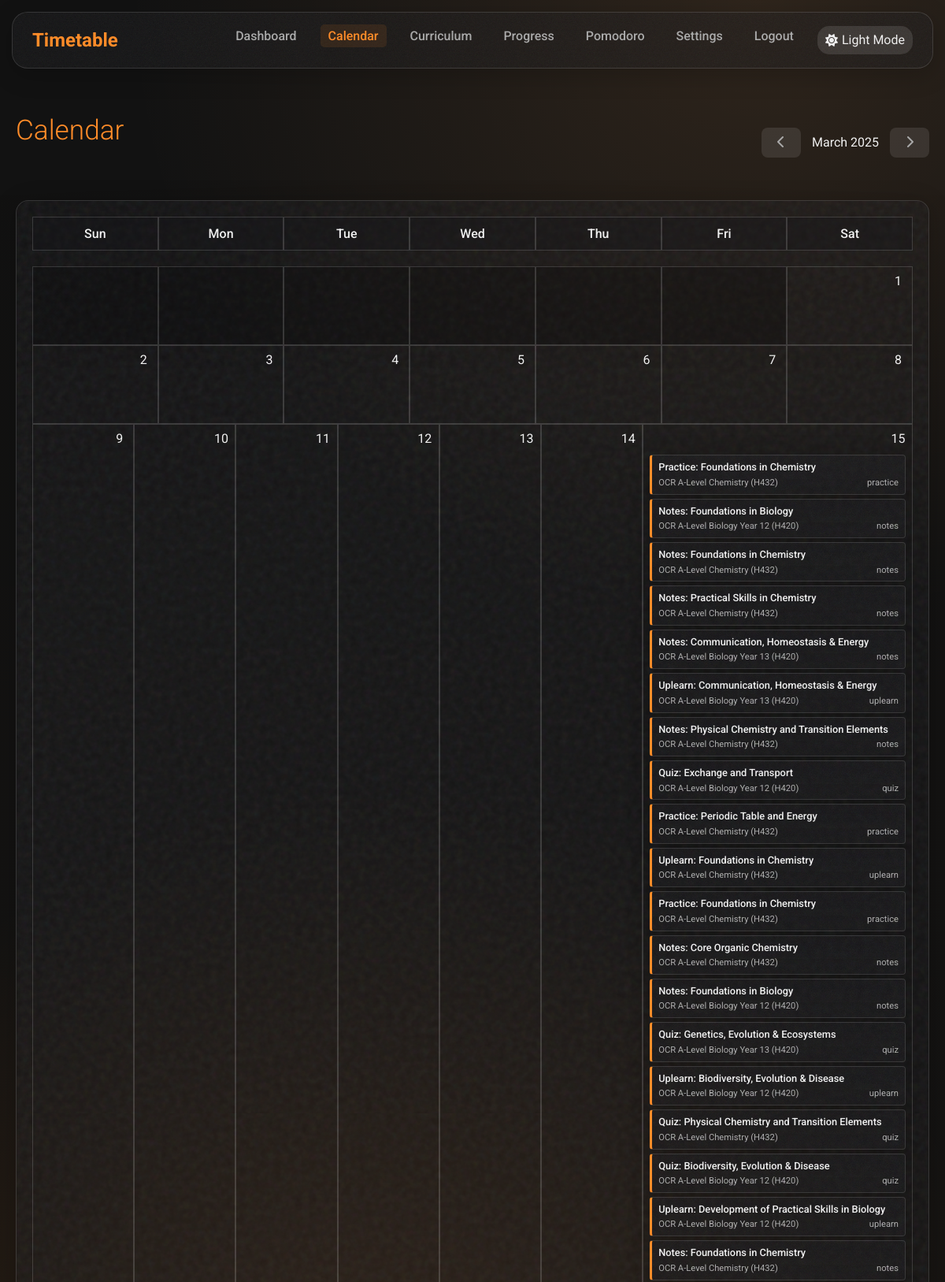
The app's page /calendar (signed in, upper part) with its own data.
### app/models/user.py (models this page shows, shortened)
class User(db.Model, UserMixin):
    __tablename__ = 'users'
    id = db.Column(db.Integer, primary_key=True)
    username = db.Column(db.String(50), unique=True, nullable=False)
    password_hash = db.Column(db.String(128), nullable=False)
    email = db.Column(db.String(100), unique=False, nullable=True)
    created_at = db.Column(db.DateTime, default=datetime.utcnow)
    last_login = db.Column(db.DateTime, nullable=True)
    study_hours_per_day = db.Column(db.Float, default=2.0)
    weekend_study_hours = db.Column(db.Float, default=3.0)
    dark_mode = db.Column(db.Boolean, default=False)
    task_type_preferences = db.relationship('TaskTypePreference', backref='user', lazy=True, cascade='all, delete-orphan')
    tasks = db.relationship('Task', back_populates='assigned_user', lazy=True, cascade='all, delete-orphan')
    subtopic_confidences = db.relationship('SubtopicConfidence', back_populates='user', lazy=True, cascade='all, delete-orphan')
    topic_confidences = db.relationship('TopicConfidence', back_populates='user', lazy=True, cascade='all, delete-orphan')

### app/models/task.py (models this page shows, shortened)
class Task(db.Model):
    __tablename__ = 'tasks'
    id = db.Column(db.Integer, primary_key=True)
    user_id = db.Column(db.Integer, db.ForeignKey('users.id'), nullable=False)
    subject_id = db.Column(db.Integer, db.ForeignKey('subjects.id'), nullable=False)
    topic_id = db.Column(db.Integer, db.ForeignKey('topics.id'), nullable=True)
    task_type_id = db.Column(db.Integer, db.ForeignKey('task_types.id'), nullable=False)
    title = db.Column(db.String(255), nullable=False)
    description = db.Column(db.Text, nullable=True)
    total_duration = db.Column(db.Integer, default=30)  # Duration in minutes
    created_at = db.Column(db.DateTime, default=datetime.utcnow)
    due_date = db.Column(db.Date, nullable=True)
    completed_at = db.Column(db.DateTime, nullable=True)
    skipped_at = db.Column(db.DateTime, nullable=True)
    subject = db.relationship('Subject', back_populates='tasks')
    topic = db.relationship('Topic', backref=db.backref('tasks', lazy=True))
    subtopics = db.relationship('TaskSubtopic', backref='task', lazy=True, cascade='all, delete-orphan')
    assigned_user = db.relationship('User', back_populates='tasks')

class TaskType(db.Model):
    __tablename__ = 'task_types'
    id = db.Column(db.Integer, primary_key=True)
    name = db.Column(db.String(50), nullable=False, unique=True)
    description = db.Column(db.Text, nullable=True)
    preferences = db.relationship('TaskTypePreference', backref='task_type', lazy=True, cascade='all, delete-orphan')
    tasks = db.relationship('Task', backref='task_type', lazy=True)

### app/models/curriculum.py (models this page shows, shortened)
class Subject(db.Model):
    __tablename__ = 'subjects'
    id = db.Column(db.Integer, primary_key=True)
    title = db.Column(db.String(255), nullable=False)
    description = db.Column(db.Text, nullable=True)
    value = db.Column(db.Integer, default=1)  # Used in the curriculum hierarchy
    is_user_created = db.Column(db.Boolean, default=False)
    created_by_user_id = db.Column(db.Integer, db.ForeignKey('users.id'), nullable=True)
    topics = db.relationship('Topic', back_populates='subject', lazy=True, cascade='all, delete-orphan')
    tasks = db.relationship('Task', back_populates='subject', lazy=True)

### app/routes/main.py (the view)
@main_bp.route('/calendar')
@login_required
def calendar():
    now = datetime.utcnow()
    start_date = datetime(now.year, now.month, 1).date()
    if now.month == 12:
        end_date = datetime(now.year + 1, 1, 1).date() - timedelta(days=1)
    else:
        end_date = datetime(now.year, now.month + 1, 1).date() - timedelta(days=1)
    tasks = Task.query.filter(
        Task.user_id == current_user.id,
        Task.due_date.between(start_date, end_date)
    ).all()
    calendar_data = {}
    for task in tasks:
        date_str = task.due_date.strftime('%Y-%m-%d')
        if date_str not in calendar_data:
            calendar_data[date_str] = []
        calendar_data[date_str].append(task)
    return render_template('main/calendar.html',
                           calendar_data=calendar_data,
                           current_date=now.date(),
                           timedelta=timedelta)

### app/models/user.py (called while the page is built)
@login_manager.user_loader
def load_user(user_id):
    return User.query.get(int(user_id))

### app/templates/main/calendar.html (shortened to what this page needs)
{% extends "base.html" %}
{% block content %}
<div class="d-flex justify-between items-center mb-3">
    <h1 class="page-title">Calendar</h1>
    <div>
        <button class="btn btn-secondary">
            <i class="fas fa-chevron-left"></i>
        </button>
        <span class="mx-2">{{ current_date.strftime('%B %Y') }}</span>
        <button class="btn btn-secondary">
            <i class="fas fa-chevron-right"></i>
        </button>
    </div>
</div>
<div class="glass-card">
    <div class="calendar-header d-flex mb-2">
        <div class="calendar-cell text-center">Sun</div>
        <div class="calendar-cell text-center">Mon</div>
        <div class="calendar-cell text-center">Tue</div>
        <div class="calendar-cell text-center">Wed</div>
        <div class="calendar-cell text-center">Thu</div>
        <div class="calendar-cell text-center">Fri</div>
        <div class="calendar-cell text-center">Sat</div>
    </div>
    <div class="calendar-grid">
        {% set first_day = current_date.replace(day=1) %}
        {% set last_day = (first_day.replace(month=first_day.month+1 if first_day.month < 12 else 1, year=first_day.year if first_day.month < 12 else first_day.year+1) - timedelta(days=1)).day %}
        {% set first_weekday = first_day.weekday() %}
        {% set first_sunday = (first_weekday + 1) % 7 %}
        {% set weeks = ((last_day + first_sunday - 1) // 7) + 1 %}
        {% for week in range(weeks) %}
            <div class="calendar-row d-flex">
                {% for day_offset in range(7) %}
                    {% set day_num = (week * 7 + day_offset) - first_sunday + 1 %}
                    {% set is_current_month = day_num > 0 and day_num <= last_day %}
                    {% set date_str = current_date.replace(day=day_num).strftime('%Y-%m-%d') if is_current_month else '' %}
                    {% set is_current_day = is_current_month and current_date.day == day_num %}
                    <div class="calendar-cell {% if not is_current_month %}calendar-other-month{% endif %} {% if is_current_day %}calendar-current-day{% endif %}">
                        {% if is_current_month %}
                            <div class="calendar-date">{{ day_num }}</div>
                            {% if date_str in calendar_data %}
                                <div class="calendar-events">
                                    {% for task in calendar_data[date_str] %}
                                        <div class="calendar-event glass-card" style="--event-color: var(--accent-color);">
                                            <div class="calendar-event-title">{{ task.title }}</div>
                                            <div class="calendar-event-meta">
                                                <span>{{ task.subject.title }}</span>
                                                <span>{{ task.task_type.name }}</span>
                                            </div>
                                        </div>
                                    {% endfor %}
                                </div>
                            {% endif %}
                        {% endif %}
                    </div>
                {% endfor %}
            </div>
        {% endfor %}
    </div>
</div>
{% endblock %}

### app/templates/base.html (shortened to what this page needs)
<!DOCTYPE html>
<html lang="en" data-theme="{{ 'dark' if current_user.is_authenticated and current_user.dark_mode else 'light' }}">
<head>
    <link rel="stylesheet" href="{{ url_for('static', filename='css/style.css') }}">
    <link rel="stylesheet" href="{{ url_for('static', filename='css/animations.css') }}">
    <link rel="stylesheet" href="https://cdnjs.cloudflare.com/ajax/libs/font-awesome/6.4.0/css/all.min.css">
</head>
<body>
<header>
        <nav class="navbar glass-noise">
            <a href="{{ url_for('main.index') }}" class="navbar-brand">Timetable</a>
            <ul class="navbar-nav" id="navbar-nav">
                {% if current_user.is_authenticated %}
                <li><a href="{{ url_for('main.index') }}" class="nav-link {{ 'active' if request.endpoint == 'main.index' }}">Dashboard</a></li>
                <li><a href="{{ url_for('main.calendar') }}" class="nav-link {{ 'active' if request.endpoint == 'main.calendar' }}">Calendar</a></li>
                <li><a href="{{ url_for('main.curriculum') }}" class="nav-link {{ 'active' if request.endpoint == 'main.curriculum' }}">Curriculum</a></li>
                <li><a href="{{ url_for('main.progress') }}" class="nav-link {{ 'active' if request.endpoint == 'main.progress' }}">Progress</a></li>
                <li><a href="{{ url_for('main.pomodoro') }}" class="nav-link {{ 'active' if request.endpoint == 'main.pomodoro' }}">Pomodoro</a></li>
                <li><a href="{{ url_for('main.settings') }}" class="nav-link {{ 'active' if request.endpoint == 'main.settings' }}">Settings</a></li>
                <li><a href="{{ url_for('auth.logout') }}" class="nav-link">Logout</a></li>
                <li>
                    <div class="dark-mode-toggle glass-noise" id="dark-mode-toggle">
                        <i class="fas {{ 'fa-sun' if current_user.dark_mode else 'fa-moon' }}"></i>
                        <span>{{ 'Light Mode' if current_user.dark_mode else 'Dark Mode' }}</span>
                    </div>
                </li>
                {% else %}
                <li><a href="{{ url_for('auth.login') }}" class="nav-link {{ 'active' if request.endpoint == 'auth.login' }}">Login</a></li>
                <li><a href="{{ url_for('auth.register') }}" class="nav-link {{ 'active' if request.endpoint == 'auth.register' }}">Register</a></li>
                {% endif %}
            </ul>
        </nav>
    </header>
    <main class="container">
        {% block content %}{% endblock %}
    </main>
</body>
</html>

### app/static/css/animations.css (style rules this page uses)
:root { --transition-speed: 0.3s; --transition-function: cubic-bezier(0.4, 0, 0.2, 1); --animation-duration: 0.6s; }
.slide-up { animation: slideUp var(--animation-duration) var(--transition-function); }
.hover-lift { transition: transform var(--transition-speed) var(--transition-function), box-shadow var(--transition-speed) var(--transition-function); }
.btn { position: relative; overflow: hidden; }
.btn::after { content: ''; position: absolute; top: 50%; left: 50%; width: 5px; height: 5px; background: rgba(255, 255, 255, 0.5); opacity: 0; border-radius: 100%; transform: scale(1, 1) translate(-50%, -50%); transform-origin: 50% 50%; }
.animated-bg { position: relative; overflow: hidden; }
.animated-bg::before { content: ""; position: absolute; top: -50%; left: -50%; width: 200%; height: 200%; background: radial-gradient( circle at center, rgba(var(--accent-color-rgb), 0.1) 0%, rgba(var(--accent-color-rgb), 0) 50% ); animation: rotateBg 30s linear infinite; z-index: -1; }
.navbar { animation: float 6s ease-in-out infinite; }
.glass-noise { position: relative; }
.glass-noise::before { content: ''; position: absolute; top: 0; left: 0; right: 0; bottom: 0; opacity: 0.03; pointer-events: none; z-index: 1; border-radius: inherit; }
[data-theme="dark"] .glass-noise::before { opacity: 0.05; }

### app/templates/main/calendar.html (style rules this page uses)
.calendar-cell { flex: 1; min-height: 100px; border: 1px solid var(--border-color); padding: 8px; position: relative; }
.calendar-header .calendar-cell { min-height: auto; padding: 8px; font-weight: 500; background-color: var(--bg-secondary); }
.calendar-date { position: absolute; top: 5px; right: 5px; width: 25px; height: 25px; display: flex; align-items: center; justify-content: center; border-radius: 50%; }
.calendar-other-month { background-color: rgba(0, 0, 0, 0.02); color: var(--text-secondary); }
[data-theme="dark"] .calendar-other-month { background-color: rgba(0, 0, 0, 0.2); }
.calendar-events { margin-top: 30px; display: flex; flex-direction: column; gap: 5px; }
.calendar-event { padding: 5px 8px; border-radius: 4px; font-size: 0.8rem; border-left: 3px solid var(--event-color, var(--accent-color)); }
.calendar-event-title { font-weight: 500; white-space: nowrap; overflow: hidden; text-overflow: ellipsis; }
.calendar-event-meta { display: flex; justify-content: space-between; font-size: 0.7rem; color: var(--text-secondary); }
.mx-2 { margin: 0 10px; }

### records on screen
User: dark_mode "Light Mode"
Task: title "Practice: Foundations in Chemistry", subject "OCR A-Level Chemistry (H432)", task_type.name "practice"
Task: title "Notes: Foundations in Biology", subject "OCR A-Level Biology Year 12 (H420)", task_type.name "notes"
Task: title "Notes: Foundations in Chemistry", subject "OCR A-Level Chemistry (H432)", task_type.name "notes"
Task: title "Notes: Practical Skills in Chemistry", subject "OCR A-Level Chemistry (H432)", task_type.name "notes"
Task: title "Notes: Communication, Homeostasis & Energy", subject "OCR A-Level Biology Year 13 (H420)", task_type.name "notes"
Task: title "Uplearn: Communication, Homeostasis & Energy", subject "OCR A-Level Biology Year 13 (H420)", task_type.name "uplearn"
Task: title "Notes: Physical Chemistry and Transition Elements", subject "OCR A-Level Chemistry (H432)", task_type.name "notes"
Task: title "Quiz: Exchange and Transport", subject "OCR A-Level Biology Year 12 (H420)", task_type.name "quiz"
Task: title "Practice: Periodic Table and Energy", subject "OCR A-Level Chemistry (H432)", task_type.name "practice"
Task: title "Uplearn: Foundations in Chemistry", subject "OCR A-Level Chemistry (H432)", task_type.name "uplearn"
Task: title "Practice: Foundations in Chemistry", subject "OCR A-Level Chemistry (H432)", task_type.name "practice"
Task: title "Notes: Core Organic Chemistry", subject "OCR A-Level Chemistry (H432)", task_type.name "notes"
Task: title "Notes: Foundations in Biology", subject "OCR A-Level Biology Year 12 (H420)", task_type.name "notes"
Task: title "Quiz: Genetics, Evolution & Ecosystems", subject "OCR A-Level Biology Year 13 (H420)", task_type.name "quiz"
Task: title "Uplearn: Biodiversity, Evolution & Disease", subject "OCR A-Level Biology Year 12 (H420)", task_type.name "uplearn"
Task: title "Quiz: Physical Chemistry and Transition Elements", subject "OCR A-Level Chemistry (H432)", task_type.name "quiz"
Task: title "Quiz: Biodiversity, Evolution & Disease", subject "OCR A-Level Biology Year 12 (H420)", task_type.name "quiz"
Task: title "Uplearn: Development of Practical Skills in Biology", subject "OCR A-Level Biology Year 12 (H420)", task_type.name "uplearn"
Task: title "Notes: Foundations in Chemistry", subject "OCR A-Level Chemistry (H432)", task_type.name "notes"

### other values on screen
{{ day_num }} "1" "2" "3" "4" "5" "6" "7" "8" "9" "10" "11" "12" "13" "14" "15"
